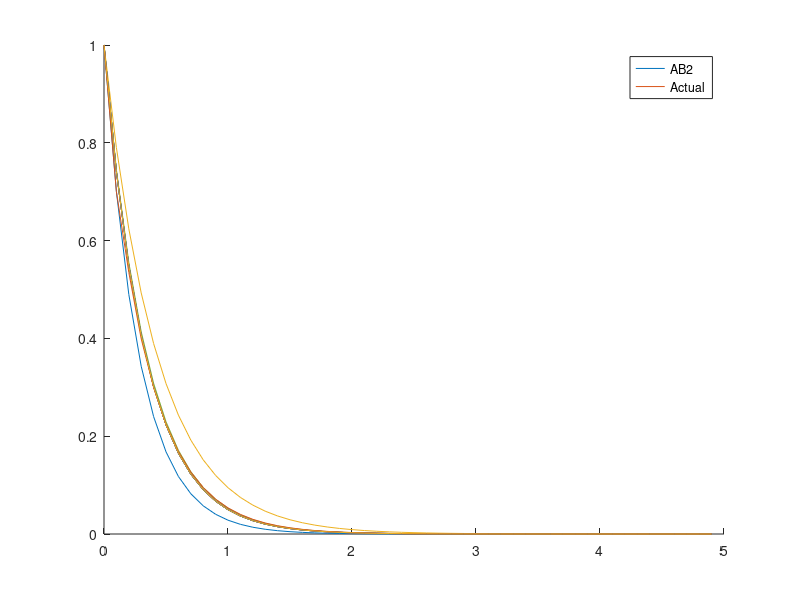

Write MATLAB code to recreate this figure.
%% Forward Euler

y0  = 1;
x0  = 0;
N   = 50;
yp  = @(t) -3*t; % y prime
min = 0;
max = 5;
h   = (max-min)/N;

realy = @(x) exp(-3*x);

x    = min:h:(max-h);
y    = zeros(1, N);
y(1) = y0;

for i = 2:N
    y(i) = yp(y(i-1))*h + y(i-1);
end

hold on
plot(x,y);
plot(x,realy(x));
legend('FE', 'Actual');
hold off

%% Backward Euler

y0  = 1;
x0  = 0;
N   = 50;
yp  = @(t) -3*t;
min = 0;
max = 5;
h   = (max-min)/N;

realy = @(x) exp(-3*x);

x    = min:h:(max-h);
y    = zeros(1, N);
y(1) = y0;

for i = 2:N
    % Use F.E. to calculate y(i), then use that in calculation of y(i).
    y(i) = yp(yp(y(i-1))*h + y(i-1))*h + y(i-1);
end

hold on
plot(x,y);
plot(x,realy(x));
legend('BE', 'Actual');
hold off

%% RK2

y0  = 1;
x0  = 0;
N   = 50;
yp  = @(y) -3*y;
min = 0;
max = 5;
h   = (max-min)/N;

realy = @(x) exp(-3*x);

x    = min:h:(max-h);
y    = zeros(1, N);
y(1) = y0;

for i = 2:N
    a = y(i-1) + (1/2)*h*yp(y(i-1));
    y(i) = y(i-1) + h*yp(a);
end

hold on
plot(x,y);
plot(x,realy(x));
legend('RK2', 'Actual');
hold off


%% RK4

y0  = 1;
x0  = 0;
N   = 50;
yp  = @(y) -3*y;
min = 0;
max = 5;
h   = (max-min)/N;

realy = @(x) exp(-3*x);

x    = min:h:(max-h);
y    = zeros(1, N);
y(1) = y0;

for i = 2:N
    a = y(i-1);
    b = y(i-1) + (1/2)*h*yp(a);
    c = y(i-1) + (1/2)*h*yp(b);
    d = y(i-1) + h*yp(c);
    y(i) = y(i-1) + (h/6)*(yp(a)+2*yp(b)+2*yp(c)+yp(d));
end

hold on
plot(x,y);
plot(x,realy(x));
legend('RK4', 'Actual');
hold off


%% AB2

y0  = 1;
x0  = 0;
N   = 50;
yp  = @(y) -3*y;
min = 0;
max = 5;
h   = (max-min)/N;

realy = @(x) exp(-3*x);

x    = min:h:(max-h);
y    = zeros(1, N);
y(1) = y0;

y(2) = y(1) + h*yp(y(1));

for i = 3:N
    y(i) = y(i-1) + (h/2)*(-yp(y(i-2)) + 3*yp(y(i-1)));
end

hold on
plot(x,y);
plot(x,realy(x));
legend('AB2', 'Actual');
hold off